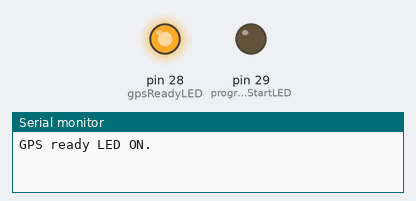
Simulated run of this sketch. Board: Arduino Mega 2560, built with avr-gcc and run on an emulated ATmega2560. Parts: output pins drawn as LEDs (lit = HIGH), the last lines printed to the serial monitor.

Above: at 1.2 s.
At 3.7 s:
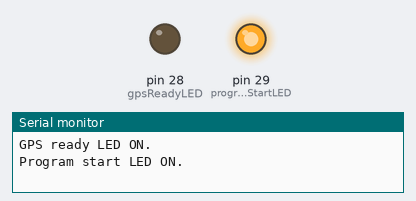
Timing chart, 0 to 6.5 s (numbered marks = the images above):
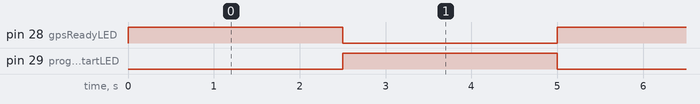

Measured:
- by itself, pin 28 (gpsReadyLED), pin 29 (programStartLED): alternates HIGH for 2.5 s and LOW for 2.5 s

The sketch:

LED_test.ino
```cpp
const int gpsReadyLED = 28; // Multi-color LED round-side input [Green]
const int programStartLED = 29; // Multi-color LED flat-side input [Red]

void setup() {
  pinMode(gpsReadyLED, OUTPUT); digitalWrite(gpsReadyLED, LOW);
  pinMode(programStartLED, OUTPUT); digitalWrite(programStartLED, LOW);
  Serial.begin(115200);

  digitalWrite(gpsReadyLED, HIGH);
}

void loop() {
  Serial.println("GPS ready LED ON.");
  delay(2500);
  Serial.println("Program start LED ON.");
  digitalWrite(gpsReadyLED, LOW);
  digitalWrite(programStartLED, HIGH);
  delay(2500);
  digitalWrite(programStartLED, LOW);
  digitalWrite(gpsReadyLED, HIGH);
}
```
